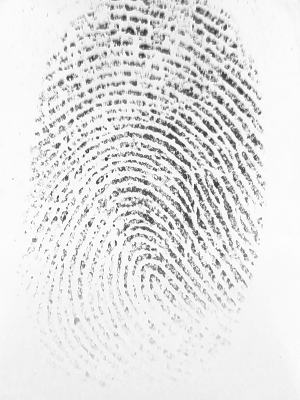
#> input picture output.bmp, 300 x 400 px
$ python matcher.py
#> lines starting #> are read from the running program, lines starting #| are printed output that depends on the picture; long printed decimals are rounded
import os
import cv2
sample = cv2.imread("output.bmp")
#> sample is the input picture: shape (400, 300, 3); min 43, max 255, mean 228.1
best_score = 0
filename= None
image = None
kp1, kp2, mp = None,None,None
for file in [file for file in os.listdir("real")][:44]:
    fingerprint_image = cv2.imread("real/" + file)
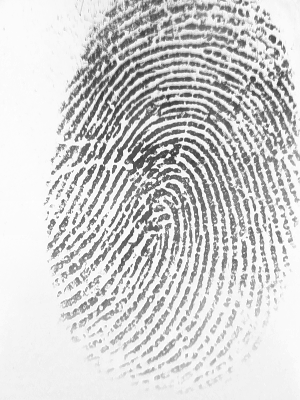
#> input picture real/output_0.bmp, 300 x 400 px
#> fingerprint_image is the input picture: shape (400, 300, 3); min 57, max 255, mean 209.1
    sift = cv2.SIFT_create()


    keypoints_1, descriptors_1 = sift.detectAndCompute(sample,None)
#> keypoints_1 = 1662 keypoints; strongest (x, y, size): (106, 159, 2.2), (97, 138, 1.9), (205, 134, 3.1), (97, 182, 2.1)
    keypoints_2, descriptors_2 = sift.detectAndCompute(fingerprint_image,None)
#> keypoints_2 = 3009 keypoints; strongest (x, y, size): (168, 155, 2.7), (145, 164, 2.9), (135, 159, 2.5), (170, 147, 3.9)
    matches = cv2.FlannBasedMatcher({'algorithm': 1, "trees": 10} , {}).knnMatch(descriptors_1,descriptors_2,k=2)
#> matches = 1662 matches
    match_points=[]

    for p,q in matches:
        if p.distance <  0.6 * q.distance:
            match_points.append(p)
#> after the loop, match_points = []
    keypoints = 0
    if len(keypoints_1) <len(keypoints_2):
        keypoints = len(keypoints_1)
#> keypoints = 1662
    else:
        keypoints = len(keypoints_2)
    print(match_points)
    if len(match_points)/ keypoints * 100 > best_score:
        best_score = len(match_points) / keypoints * 100
        filename = file
        image = fingerprint_image
        kp1,kp2,mp = keypoints_1,keypoints_2,match_points
print("best match :"+ str(filename))

print("score : " + str(best_score))
#| score : 0.1805

result = cv2.drawMatches(sample,kp1,image,kp2,mp,None)
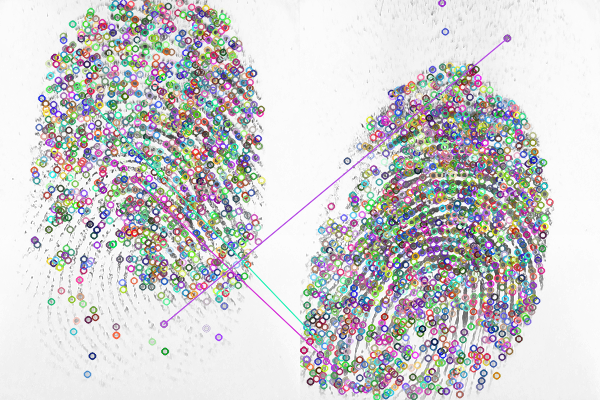
#> result: shape (400, 600, 3); mean B, G, R 207.4, 206.2, 207.1
#result = cv2.resize(result,None,fx = 4,fy = 4)
cv2.imwrite("matches_result.jpg", result)
cv2.imshow("result",result)
cv2.waitKey(0)
cv2.destroyAllWindows()
